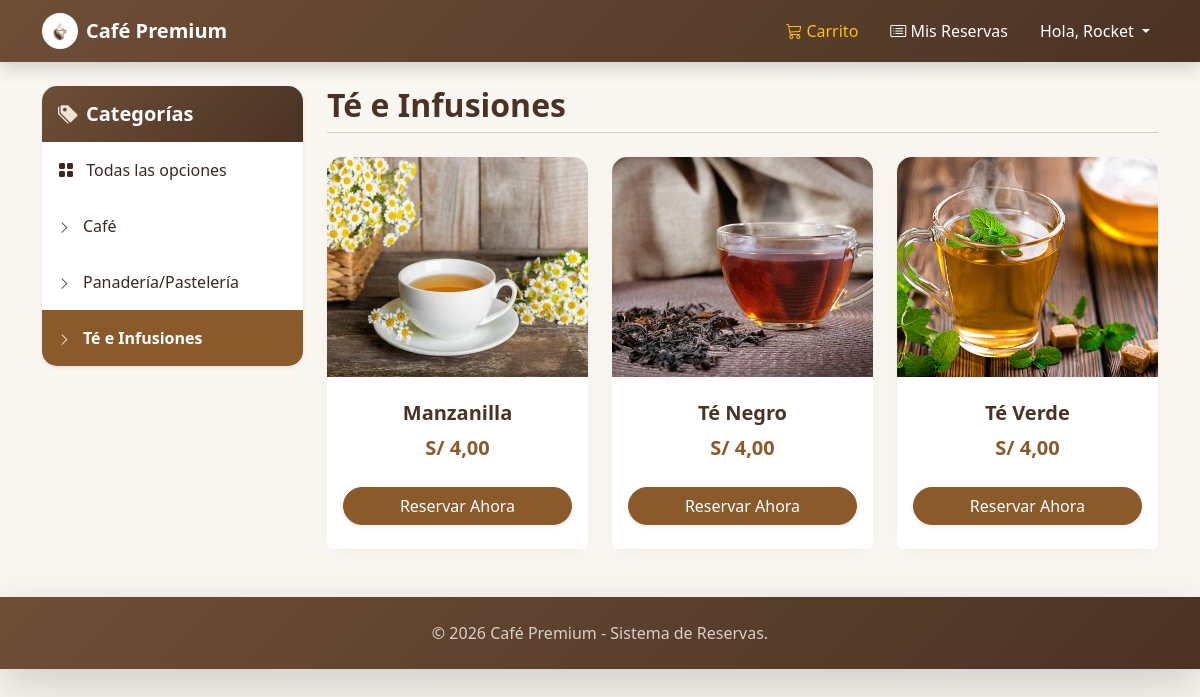
/tienda/te-e-infusiones/ (signed in), run on the app's committed database.
### mitienda/models.py (models this page shows, shortened)
class Category(models.Model):
    name = models.CharField(max_length=200)
    slug = models.SlugField(max_length=200)
    class Meta:
        ordering = ['name']
        indexes = [
            models.Index(fields=['name'])
        ]
    def get_absolute_url(self):
        return reverse('tienda:product_list_category',
                       args=[self.slug])

class Product(models.Model):
    category = models.ForeignKey(Category,
                                 related_name='products',
                                 on_delete=models.CASCADE)
    name = models.CharField(max_length=200)
    slug = models.SlugField(max_length=200)
    image = models.ImageField(upload_to='',
                              blank=True)
    description = models.TextField(blank=True)
    price = models.DecimalField(max_digits=5,
                                decimal_places=2)
    stock = models.PositiveIntegerField(default=0)
    available = models.BooleanField(default=True)
    created = models.DateTimeField(auto_now=True)
    updated = models.DateTimeField(auto_now_add=True)
    class Meta:
        ordering = ['name']
    def get_absolute_url(self):
        return reverse('tienda:product_detail',
                       args=[self.id,self.slug])

### mitienda/views.py (the view)
# urls.py: path('', views.product_list, name='product_list'),
@login_required
def product_list(request, category_slug=None):
    category = None
    categories = Category.objects.all()
    products = Product.objects.filter(available=True)
    if category_slug:
        category = get_object_or_404(Category,
                                     slug=category_slug)
        products = products.filter(category=category)
    return render(request,
                  'tienda/products/list.html',
                  {'category': category,
                   'categories': categories,
                   'products':products})

### mitienda/templates/tienda/products/list.html (shortened to what this page needs)
{% extends "base.html" %}
{% load static %}
{% block content %}
<div class="row mt-4 mb-5">
    <div class="col-md-3 mb-4">
        <div class="card shadow-sm border-0" style="border-radius: 15px; overflow: hidden;">
            <div class="card-header border-0 text-white py-3" style="background: linear-gradient(135deg, var(--coffee-light) 0%, var(--coffee-dark) 100%);">
                <h5 class="mb-0 fw-bold"><i class="bi bi-tags-fill me-2" style="color: #f1e3d3;"></i>Categorías</h5>
            </div>
            <div class="list-group list-group-flush">
                <a href="{% url 'tienda:product_list' %}" class="list-group-item list-group-item-action border-0 py-3 {% if not category %}fw-bold text-white{% endif %}" style="{% if not category %}background-color: var(--caramel);{% else %}color: var(--text-dark);{% endif %}">
                    <i class="bi bi-grid-fill me-2"></i> Todas las opciones
                </a>
                {% for c in categories %}
                <a href="{{ c.get_absolute_url }}" class="list-group-item list-group-item-action border-0 py-3 {% if category.slug == c.slug %}fw-bold text-white{% endif %}" style="{% if category.slug == c.slug %}background-color: var(--caramel);{% else %}color: var(--text-dark);{% endif %}">
                    <i class="bi bi-chevron-right me-2" style="font-size: 0.8rem;"></i> {{ c.name }}
                </a>
                {% endfor %}
            </div>
        </div>
    </div>
    <div class="col-md-9">
        <div class="d-flex align-items-center mb-4 pb-2 border-bottom" style="border-color: var(--border-color) !important;">
            <h2 class="fw-bold mb-0" style="color: var(--coffee-dark);">
                {% if category %}{{ category.name }}{% else %}Nuestro Menú{% endif %}
            </h2>
        </div>
        <div class="row row-cols-1 row-cols-md-3 g-4">
            {% for product in products %}
            <div class="col">
                <div class="card h-100 border-0 product-card" style="border-radius: 15px; box-shadow: 0 5px 15px rgba(111, 78, 55, 0.05); transition: transform 0.3s, box-shadow 0.3s;" onmouseover="this.style.transform='translateY(-5px)'; this.style.boxShadow='0 10px 25px rgba(111, 78, 55, 0.15)';" onmouseout="this.style.transform='none'; this.style.boxShadow='0 5px 15px rgba(111, 78, 55, 0.05)';">
                    <img src="{% if product.image %}{{ product.image.url }}{% else %}{% static 'img/no_image.jpg' %}{% endif %}" class="card-img-top" alt="{{ product.name }}" style="height: 220px; object-fit: cover; border-top-left-radius: 15px; border-top-right-radius: 15px;">
                    <div class="card-body text-center p-4">
                        <h5 class="card-title fw-bold text-truncate mb-2" style="color: var(--coffee-dark);">{{ product.name }}</h5>
                        <p class="card-text fw-bold fs-5 mb-0" style="color: var(--caramel);">S/ {{ product.price|floatformat:2 }}</p>
                    </div>
                    <div class="card-footer bg-white border-0 text-center pb-4 pt-0">
                        <a href="{{ product.get_absolute_url }}" class="btn btn-primary w-100 rounded-pill shadow-sm">Reservar Ahora</a>
                    </div>
                </div>
            </div>
            {% empty %}
            <div class="col-12 text-center py-5">
                <i class="bi bi-cup-hot-fill d-block mb-3" style="font-size: 3rem; color: var(--border-color);"></i>
                <h5 style="color: var(--text-muted);">No hay productos disponibles en esta categoría por el momento.</h5>
            </div>
            {% endfor %}
        </div>
    </div>
</div>
{% endblock %}

### templates/base.html (shortened to what this page needs)
{% load static %}
<!DOCTYPE html>
<html lang="es">
<head>
    <link href="https://cdn.jsdelivr.net/npm/bootstrap@5.3.3/dist/css/bootstrap.min.css" rel="stylesheet">
    <link rel="stylesheet" href="https://cdn.jsdelivr.net/npm/bootstrap-icons@1.11.3/font/bootstrap-icons.min.css">
</head>
<body>
    <nav class="navbar navbar-expand-lg navbar-dark navbar-custom sticky-top shadow">
        <div class="container">
            <a class="navbar-brand fw-bold d-flex align-items-center" href="{% url 'tienda:product_list' %}">
                <img src="/media/logo.png" alt="Logo" width="36" height="36" class="me-2 rounded-circle bg-white p-1">
                Café Premium
            </a>
            <div class="collapse navbar-collapse" id="navbarNav">
                <ul class="navbar-nav ms-auto align-items-center">
                    <li class="nav-item me-3">
                        <a class="nav-link text-warning" href="{% url 'cart:cart_detail' %}">
                            <i class="bi bi-cart3"></i> Carrito
                        </a>
                    </li>
                    {% if request.user.is_authenticated %}
                    <li class="nav-item me-3">
                        <a class="nav-link text-white" href="{% url 'history' %}">
                            <i class="bi bi-card-list"></i> Mis Reservas
                        </a>
                    </li>
                    <li class="nav-item dropdown">
                        <a class="nav-link dropdown-toggle text-white" href="#" id="navbarDropdown" role="button" data-bs-toggle="dropdown" aria-expanded="false">
                            Hola, {{ request.user.first_name|default:request.user.username }}
                        </a>
                    </li>
                    {% endif %}
                </ul>
            </div>
        </div>
    </nav>
    <div class="container mt-4 mb-5">
        {% block content %}
        {% endblock %}
    </div>
    <footer class="navbar-custom text-white text-center py-4 mt-auto shadow-lg">
        <div class="container">
            <p class="mb-0 opacity-75">&copy; {% now "Y" %} Café Premium - Sistema de Reservas.</p>
        </div>
    </footer>
</body>
</html>

### templates/base.html (style rules this page uses)
:root { --coffee-dark: #4a3324; --coffee-light: #6f4e37; --caramel: #8b5a2b; --cream-bg: #faf7f2; --cream-card: #ffffff; --border-color: #d9caba; --text-dark: #3e2723; --text-muted: #8b7355; }
body { background-color: var(--cream-bg) !important; color: var(--text-dark); font-family: 'Segoe UI', system-ui, -apple-system, sans-serif; }
.btn-primary { background-color: var(--caramel) !important; border-color: var(--caramel) !important; color: white !important; transition: all 0.3s; }
.card { border-radius: 12px; border: 1px solid var(--border-color); background-color: var(--cream-card); box-shadow: 0 8px 24px rgba(111, 78, 55, 0.08); transition: transform 0.2s, box-shadow 0.2s; }
.navbar-custom { background: linear-gradient(135deg, var(--coffee-light) 0%, var(--coffee-dark) 100%); }

### data on the page
Category: name "Café"
Category: name "Panadería/Pastelería"
Category: name "Té e Infusiones"
Product: image (picture), name "Manzanilla", price "4,00"
Product: image (picture), name "Té Negro", price "4,00"
Product: image (picture), name "Té Verde", price "4,00"

### other printed values
{{ request.user.first_name|default:request.user.username }} "Rocket"
